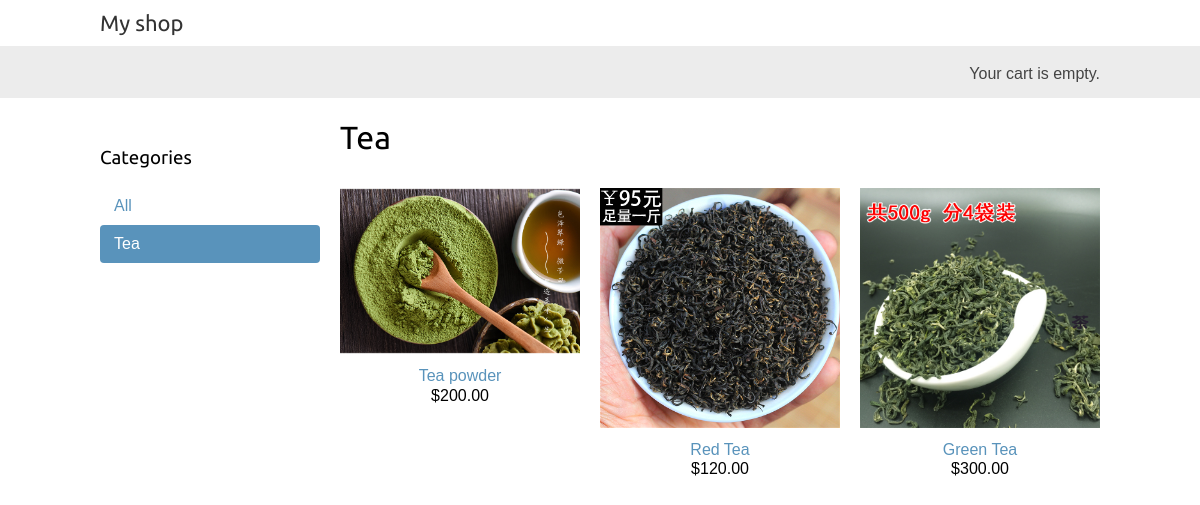
/tea/, run on an earlier commit of the app's database.
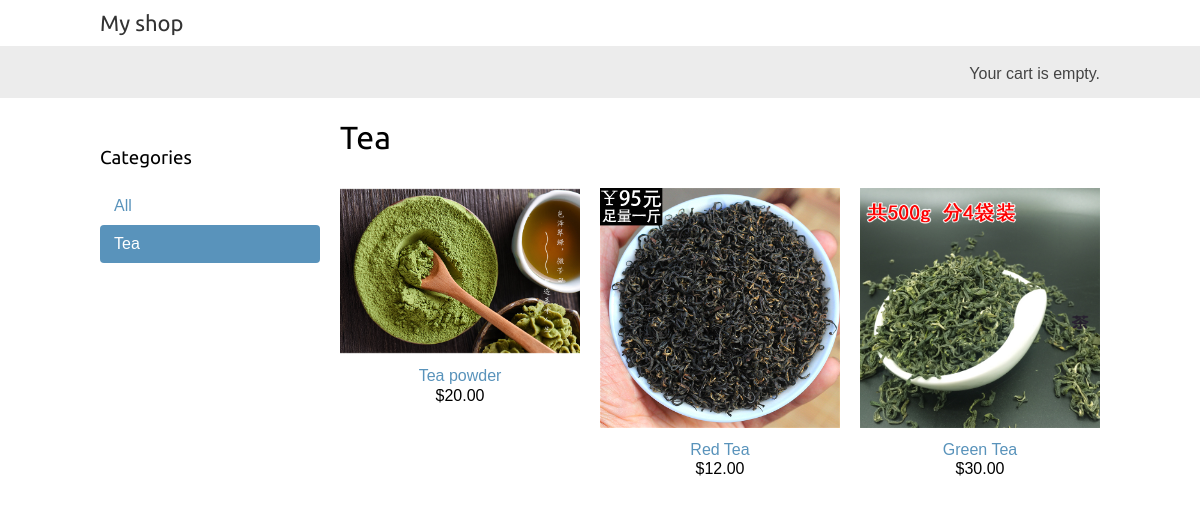
And on a later commit of the database.
### shop/models.py (models this page shows, shortened)
class Product(models.Model):
    category = models.ForeignKey(Category, related_name='products')
    name = models.CharField(max_length=200, db_index=True)
    slug = models.SlugField(max_length=200, db_index=True)
    image = models.ImageField(upload_to='products/%Y/%m/%d', blank=True)
    description = models.TextField(blank=True)
    price = models.DecimalField(max_digits=10, decimal_places=2)
    stock = models.PositiveIntegerField()
    available = models.BooleanField(default=True)
    created = models.DateTimeField(auto_now_add=True)
    updated = models.DateTimeField(auto_now=True)
    class Meta:
        ordering = ('-created',)
        index_together = (('id', 'slug'),)
    def get_absolute_url(self):
        return reverse('shop:product_detail', args=[self.id, self.slug])

### shop/views.py (the view)
# urls.py: url(r'^(?P<category_slug>[-\w]+)/$', views.product_list, name='product_list_by_category'),
def product_list(request, category_slug=None):
    category = None
    categories = Category.objects.all()
    products = Product.objects.filter(available=True)
    if category_slug:
        category = get_object_or_404(Category, slug=category_slug)
        products = products.filter(category=category)
    return render(request, 'shop/product/list.html', {'category': category,
                                                      'categories': categories,
                                                      'products': products})

### cart/cart.py (called while the page is built)
    def __len__(self):
        return sum(item['quantity'] for item in self.cart.values())

### cart/context_processors.py (called while the page is built)
def cart(request):
    return {'cart': Cart(request) }

### shop/models.py (called while the page is built)
    def get_absolute_url(self):
        return reverse('shop:product_list_by_category', args=[self.slug])

### shop/templates/shop/product/list.html (shortened to what this page needs)
{% extends "shop/base.html" %}
{% load static %}
{% block content %}
{% load thumbnail %}
<div id="sidebar">
    <h3>Categories</h3>
    <ul>
        <li {% if not category %}class="selected" {% endif %}>
            <a href="{% url "shop:product_list" %}">All</a>
        </li>
        {% for c in categories %}
        <li {% if category.slug == c.slug %}class="selected" {% endif %}>
            <a href="{{ c.get_absolute_url }}">{{ c.name }}</a>
        </li>
        {% endfor %}
    </ul>
</div>
<div id="main" class="product-list">
    <h1>{% if category %}{{ category.name }}{% else %}Products{% endif %}</h1>
    {% for product in products %}
    <div class="item">
        {% thumbnail product.image "150" as im %}
            <a href="{{ product.get_absolute_url }}">
                <img src="{% if product.image %}{{ im.url }}{%else %}{% static "img/no_image.png" %}{% endif %}">
            </a>
        {% endthumbnail %}
        <a href="{{ product.get_absolute_url }}">{{ product.name }}</a><br>
        ${{ product.price }}
    </div>
    {% endfor %}
</div>
{% endblock %}

What changed in the data, as far as the page shows it:
changed Product "Tea powder": price "200.00" → "20.00"
changed Product "Red Tea": price "120.00" → "12.00"
changed Product "Green Tea": price "300.00" → "30.00"
